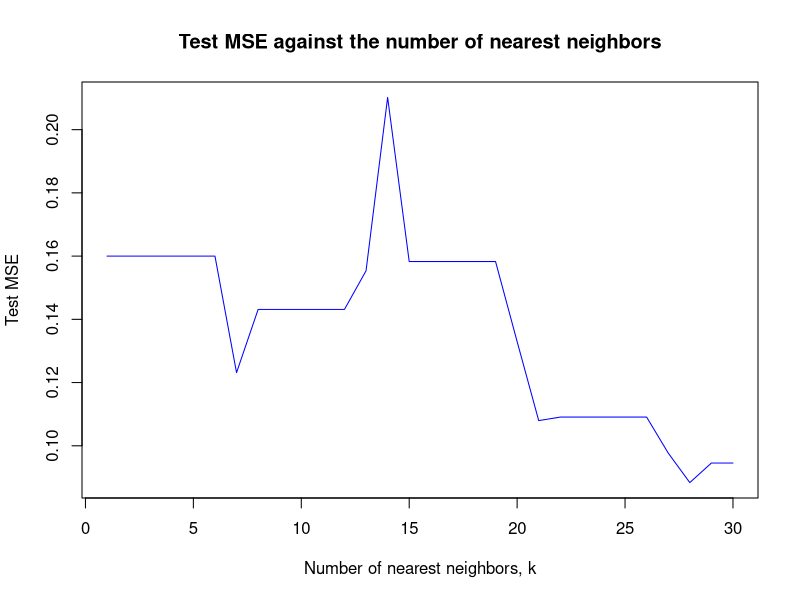
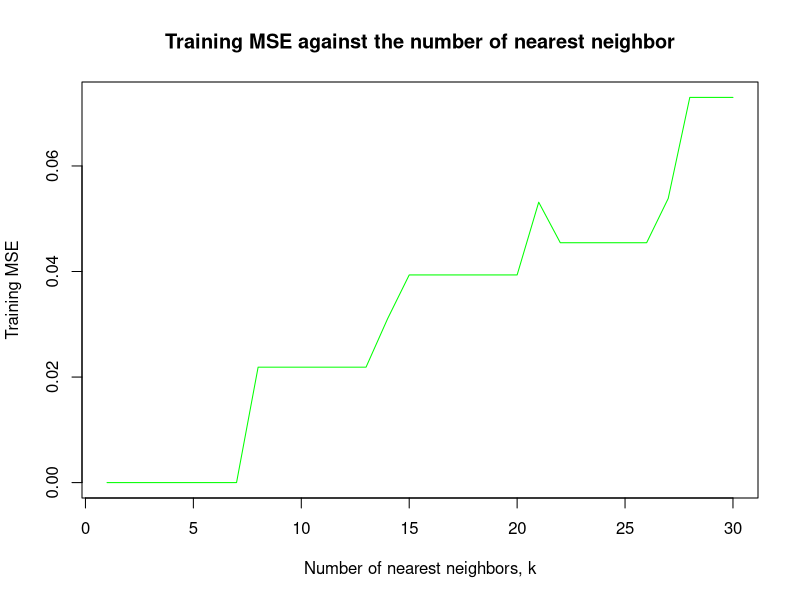
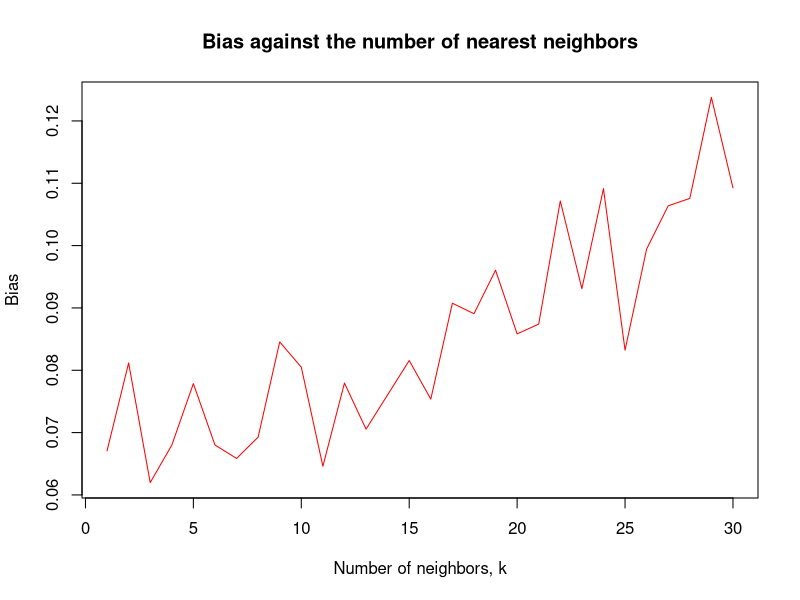
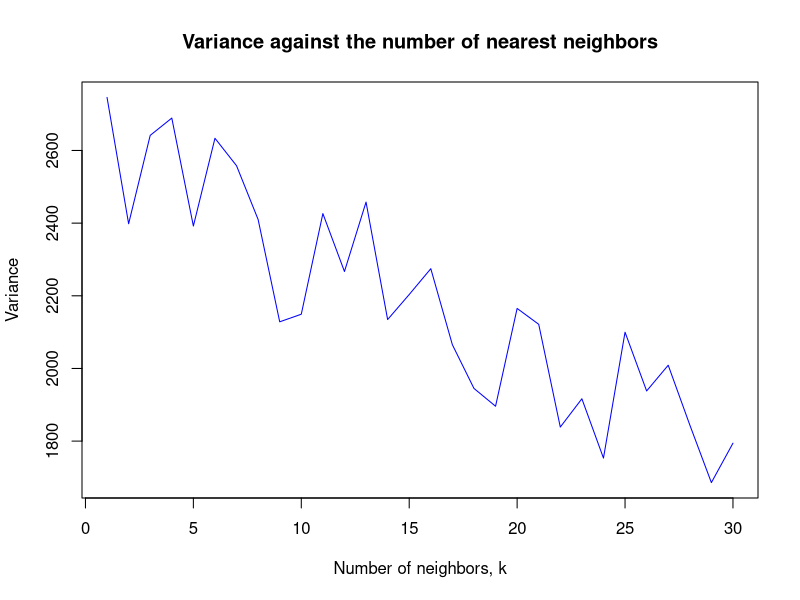
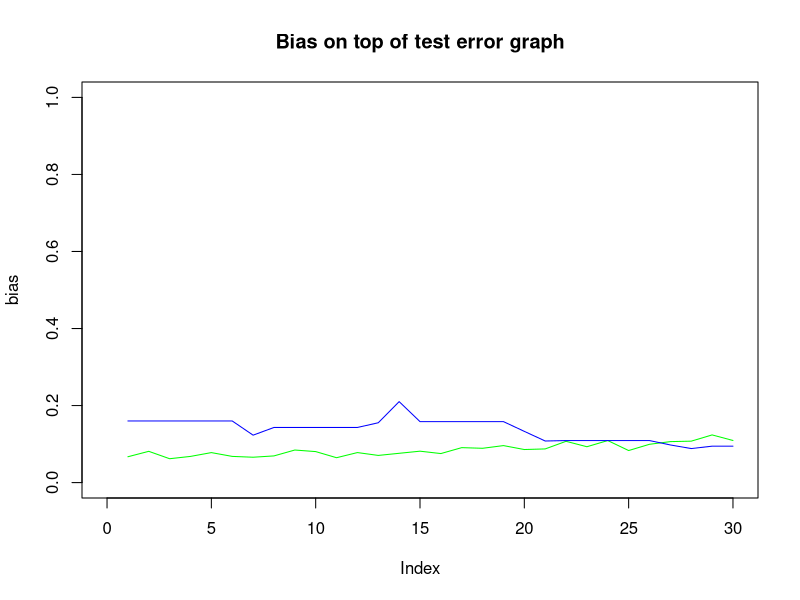

Recreate these plots in R, in order.
library(gmodels)
library(class)

n = 12 # length(Andrey Volkov) == 12
a <- round(runif(1, 0.4, 0.6), 1) # generate and round random distribution

# generates matrix of ${observation_count} observations
getX <- function (observationCount) {
  return (matrix(runif(n, 0, 1), observationCount, n))
}

# crates Y result vector for specific X matrix by specific rule
getY <- function(observations) {
  observationsCount <- length(observations[,1])
  Y <- matrix(0, observationsCount, 1)
  for(i in 1:observationsCount) { if (observations[i, 1] > a) { Y[i,1] <- 1 } }
  return (Y)
}

xTrain <- getX(80)
yTrain <- getY(xTrain)

xTest <- getX(100)
yTest <- getY(xTest)

# Check knn prediction with different k levels
getError <- function(k_num, xTrain_, xTest_, yTrain_, yTest_) {
  error <- matrix(0, k_num, 1)
  
  for (i in 1:k_num) {
    knnPred <- knn(xTrain_, xTest_, yTrain_, prob = T, k = i)
    probPred <- attr(knnPred, "prob")
    
    reg <- probPred * (as.numeric(knnPred) - 1) + (1 - probPred) * (1 - (as.numeric(knnPred) - 1))
    error[i] <- mean((reg - yTest_) ^ 2)
  }
  
  return (error)
}

k_num <- 30

errorTest <- getError(k_num = k_num, xTrain, xTest, yTrain, yTest)
plot(
  errorTest, type = "l", col = "blue", 
  xlab = "Number of nearest neighbors, k", ylab = "Test MSE", main = "Test MSE against the number of nearest neighbors"
)

errorTraining <- getError(k_num = k_num, xTrain, xTrain, yTrain, yTrain)
plot(
  errorTraining, type = "l", col = "green", 
  xlab = "Number of nearest neighbors, k", ylab = "Training MSE", main = "Training MSE against the number of nearest neighbor"
)

# f) Compute and plot the bias and variance against the nu,ber of nearest neighbours.

bias <- matrix(0, k_num, 1)
variance <- matrix(0, k_num, 1)

for (k in 1:k_num) {
  regression <- matrix(0, 100, 1)
  for(p in 1:70){
    xTrainSet <- matrix(runif(n, 0, 1), 80, n)
    yTrainSet <- matrix(0, 80, 1)
    for(i in 1:80) { if (xTrainSet[i, 1] > a) { yTrainSet[i, 1] <- 1 } }
    knnBiasVariance <- knn(xTrainSet, xTest, yTrainSet, prob = T, k = k)
    probBiasVariance <- attr(knnBiasVariance, "prob")
    regression <- regression + probBiasVariance * (as.numeric(knnBiasVariance) - 1) + (1 - probBiasVariance) * (1 - (as.numeric(knnBiasVariance) - 1))
  }
  averageKnn <- regression / 70
  
  variance[k] <- mean((averageKnn - regression) ^ 2)
  bias[k] <- mean((averageKnn - yTest) ^ 2)
}

plot(bias, type = 'l', col ='red', xlab = "Number of neighbors, k", ylab = "Bias", main = "Bias against the number of nearest neighbors")

plot(variance, type = 'l', col ='blue', xlab = "Number of neighbors, k", ylab = "Variance", main = "Variance against the number of nearest neighbors")

plot(bias, type = 'l', col = 'green', ylim = c(0,1), xlim = c(0,30), main = "Bias on top of test error graph")
lines(errorTest, col = 'blue')
